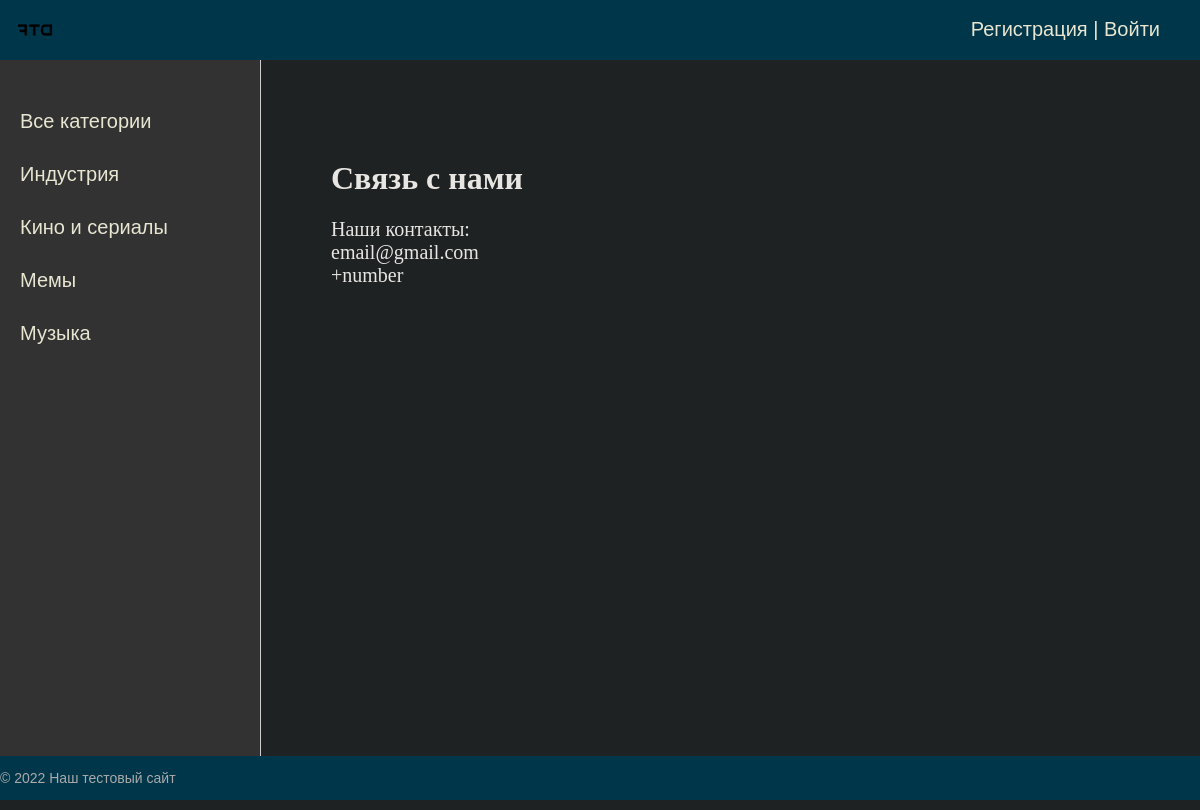
Screenshot of /blog/contact/ with the database file from the repository.
### blog/models.py (models this page shows, shortened)
class Category(models.Model):
    name = models.CharField(max_length=100, db_index=True, verbose_name='Название')
    slug = models.SlugField(max_length=255,unique=True, db_index=True, verbose_name="URL")
    def get_absolute_url(self):
        return reverse('category', kwargs={'cat_slug': self.slug})
    class Meta:
        verbose_name = 'Категория'
        verbose_name_plural = 'Категории'
        ordering = ['id']

### blog/views.py (the view)
# urls.py: path('contact/', Contact.as_view(), name='contact'),
class Contact(ListView):
    model = Post
    template_name = 'blog/contact.html'
    extra_context = {'title': 'Связь с нами'}

### blog/templatetags/blog_tags.py (called while the page is built)
@register.inclusion_tag('blog/list_categories.html')
def get_categories(sort=None, cat_selected=0):
    if not sort:
         cats = Category.objects.all()
    else:
         cats = Category.objects.order_by(sort)
    return{"cats": cats, "cat_selected": cat_selected}

### blog/templates/blog/contact.html
{% extends 'blog/base.html' %}
{% block content %}
<h1>{{title}}</h1>
<p>Наши контакты:
    <br>email@gmail.com
    <br>+number
{% endblock %}

### blog/templates/blog/list_categories.html
{% for c in cats %}
    {% if c.pk == cat_selected %}
        <li class="selcted">{{c.name}}</li>
    {% else %}
        <li><a href="{{c.get_absolute_url}}">{{c.name}}</a></li>
    {% endif %}
{% endfor %}

### blog/static/blog/css/styles.css (style rules this page uses)
html, body { background: #1f2223; font-family: 'Arial'; margin: 0; padding: 0; height: 100%; width: 100%; color: #444; }
a { color: #0059b2; text-decoration: none; }
.left-chapters ul li { margin: 30px 0 0 0; color: #999; }
.left-chapters ul li a { color: #e8e6d1; text-decoration: none; }
.content-text h1 { font-size: 32px; }

### rows the page displays
Category: name "Индустрия"
Category: name "Кино и сериалы"
Category: name "Мемы"
Category: name "Музыка"

### other values shown
{{ title }} "Связь с нами"
